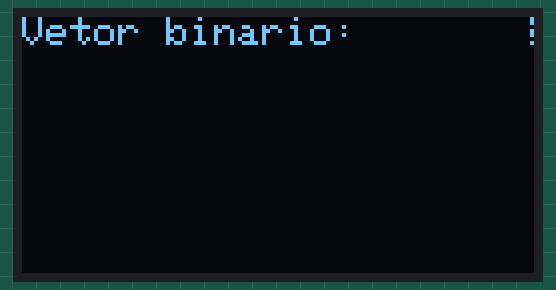
Bench run of a sketch on a simulated Arduino Uno, built with avr-gcc and run on an emulated ATmega328P. Shown: 128×64 one-colour display. The display library's start-up logo is not drawn.

Above: at 1.3 s.
At 5.3 s:
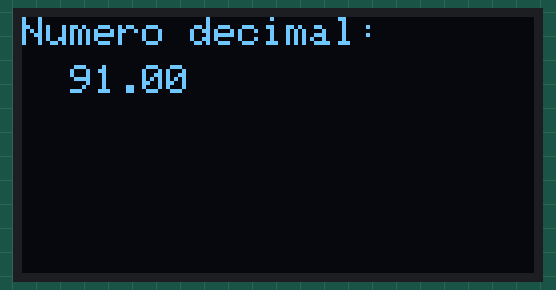

Measured:
- by itself, everything shown: repeats every 6.7 s, in 3 steps
- what the display in image 0 shows lasts 4.1 s, from 1.2 s to 5.3 s
- what the display in image 1 shows lasts 2.5 s, from 5.3 s to 7.8 s

The sketch:

so_cod.ino
```cpp
#include <SPI.h>
#include <Wire.h>
#include <Adafruit_GFX.h>
#include <Adafruit_SSD1306.h>
#include <math.h>

#define OLED_RESET 4
Adafruit_SSD1306 display(OLED_RESET);

/*#define NUMFLAKES 10
#define XPOS 0
#define YPOS 1
#define DELTAY 2*/

//variáveis globais
uint8_t bin[32];
float novoValor = 0;

void setup() {

//-----------------------------------------------------------------------------------
//variáveis
  int aux = 0;
  int32_t num = 91;

//conversão de decimal para binario
  for (aux = 31; aux >= 0; aux--){

    if (num % 2 == 0){
      if(bin[aux]!=0){  //Test para verificar se já foi escrito
       bin[aux] = 0;
      }
    } else{
          if(bin[aux]!=1){ //Test para verificar se já foi escrito
              bin[aux] = 1;
          }
      }
    num = num / 2;

   }

//lê o vetor e converte o binario lido para decimal
    for (aux = 31; aux >= 0; aux--) {

      if (bin[aux] == 1) {
        novoValor = novoValor + pow(2,31- aux);
      }
    }
//-----------------------------------------------------------------------------------


//Inicialização do display 128x64 com o logo da Adafruit 0x3C
  Serial.begin(9600);
  display.begin(SSD1306_SWITCHCAPVCC, 0x3C);
  display.display();
  delay(1000);
  display.clearDisplay();


}

void loop() {

  //exibe na tela um numero em binario na horizontal representando "1" como pixel aceso
  display.setTextSize(1);
  display.setTextColor(WHITE);
  display.setCursor(0,0);
  display.println("Vetor binario:");
  drawBinario();
  display.display();
  delay(4000);
  display.clearDisplay();


 //exibe na tela o numero em decimal
  display.setTextColor(WHITE);
  display.setTextSize(1);
  display.setCursor(0, 0);
  display.println("Numero decimal:");
  display.setCursor(12, 12);
  display.print(novoValor);
  display.display();
  delay(2500);
  display.clearDisplay();

}


//Desenha o numero binario pixel a pixel
//A partir do primeiro pixel da ultima coluna no sentido vertical de cima para baixo
void drawBinario(void) {
    int16_t y, x=0,z=127;
    for (y = 31; y >= 0; y--){
      if(bin[y]==1){
        display.drawPixel(z, x, WHITE);
        display.display();
        delay(1);
       }
       x++;
    }
}
```
